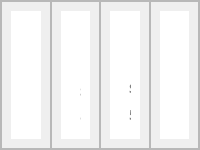
               <widget class="QFrame" name="frame_88">
                <property name="minimumSize">
                 <size>
                  <width>0</width>
                  <height>150</height>
                 </size>
                </property>
                <property name="maximumSize">
                 <size>
                  <width>16777215</width>
                  <height>150</height>
                 </size>
                </property>
                <property name="frameShape">
                 <enum>QFrame::StyledPanel</enum>
                </property>
                <property name="frameShadow">
                 <enum>QFrame::Raised</enum>
                </property>
                <layout class="QHBoxLayout" name="horizontalLayout_35">
                 <property name="spacing">
                  <number>0</number>
                 </property>
                 <property name="leftMargin">
                  <number>0</number>
                 </property>
                 <property name="topMargin">
                  <number>0</number>
                 </property>
                 <property name="rightMargin">
                  <number>0</number>
                 </property>
                 <property name="bottomMargin">
                  <number>0</number>
                 </property>
                 <item>
                  <widget class="QFrame" name="frame_89">
                   <property name="frameShape">
                    <enum>QFrame::StyledPanel</enum>
                   </property>
                   <property name="frameShadow">
                    <enum>QFrame::Raised</enum>
                   </property>
                   <layout class="QGridLayout" name="gridLayout_16">
                    <item row="0" column="0">
                     <widget class="QFrame" name="frame_90">
                      <property name="maximumSize">
                       <size>
                        <width>150</width>
                        <height>16777215</height>
                       </size>
                      </property>
                      <property name="styleSheet">
                       <string notr="true">border-radius:20px;
background-color: rgb(255, 255, 255);</string>
                      </property>
                      <property name="frameShape">
                       <enum>QFrame::StyledPanel</enum>
                      </property>
                      <property name="frameShadow">
                       <enum>QFrame::Raised</enum>
                      </property>
                      <layout class="QVBoxLayout" name="verticalLayout_35">
                       <item>
                        <widget class="QFrame" name="frame_91">
                         <property name="font">
                          <font>
                           <weight>50</weight>
                           <bold>false</bold>
                          </font>
                         </property>
                         <property name="styleSheet">
                          <string notr="true"/>
                         </property>
                         <property name="frameShape">
                          <enum>QFrame::StyledPanel</enum>
                         </property>
                         <property name="frameShadow">
                          <enum>QFrame::Raised</enum>
                         </property>
                         <widget class="QLabel" name="lblAdminTotalProduct_3">
                          <property name="geometry">
                           <rect>
                            <x>19</x>
                            <y>83</y>
                            <width>24</width>
                            <height>18</height>
                           </rect>
                          </property>
                          <property name="font">
                           <font>
                            <family>Century Gothic</family>
                            <pointsize>11</pointsize>
                            <weight>75</weight>
                            <bold>true</bold>
                           </font>
                          </property>
                          <property name="styleSheet">
                           <string notr="true">color: grey;</string>
                          </property>
                          <property name="text">
                           <string>542</string>
                          </property>
                          <property name="alignment">
                           <set>Qt::AlignLeading|Qt::AlignLeft|Qt::AlignTop</set>
                          </property>
                         </widget>
                         <widget class="QLabel" name="label_5">
                          <property name="geometry">
                           <rect>
                            <x>19</x>
                            <y>59</y>
                            <width>111</width>
                            <height>18</height>
                           </rect>
                          </property>
                          <property name="font">
                           <font>
                            <family>Century Gothic</family>
                            <pointsize>10</pointsize>
                            <weight>75</weight>
                            <bold>true</bold>
                           </font>
                          </property>
                          <property name="styleSheet">
                           <string notr="true">color: grey;</string>
                          </property>
                          <property name="text">
                           <string>Total Employees</string>
                          </property>
                          <property name="alignment">
                           <set>Qt::AlignBottom|Qt::AlignLeading|Qt::AlignLeft</set>
                          </property>
                         </widget>
                         <widget class="QLabel" name="lblPICTotalProduct_3">
                          <property name="geometry">
                           <rect>
                            <x>40</x>
                            <y>0</y>
                            <width>50</width>
                            <height>50</height>
                           </rect>
                          </property>
                          <property name="minimumSize">
                           <size>
                            <width>50</width>
                            <height>50</height>
                           </size>
                          </property>
                          <property name="maximumSize">
                           <size>
                            <width>50</width>
                            <height>50</height>
                           </size>
                          </property>
                          <property name="styleSheet">
                           <string notr="true"/>
                          </property>
                          <property name="text">
                           <string/>
                          </property>
                          <property name="pixmap">
                           <pixmap>:/Icons/Icons/icons8-member-50 - Copy.png</pixmap>
                          </property>
                         </widget>
                        </widget>
                       </item>
                      </layout>
                     </widget>
                    </item>
                   </layout>
                  </widget>
                 </item>
                 <item>
                  <widget class="QFrame" name="frame_92">
                   <property name="frameShape">
                    <enum>QFrame::StyledPanel</enum>
                   </property>
                   <property name="frameShadow">
                    <enum>QFrame::Raised</enum>
                   </property>
                   <layout class="QGridLayout" name="gridLayout_17">
                    <item row="0" column="0">
                     <widget class="QFrame" name="frame_93">
                      <property name="maximumSize">
                       <size>
                        <width>150</width>
                        <height>16777215</height>
                       </size>
                      </property>
                      <property name="styleSheet">
                       <string notr="true">border-radius:20px;
background-color: rgb(255, 255, 255);</string>
                      </property>
                      <property name="frameShape">
                       <enum>QFrame::StyledPanel</enum>
                      </property>
                      <property name="frameShadow">
                       <enum>QFrame::Raised</enum>
                      </property>
                      <layout class="QVBoxLayout" name="verticalLayout_36">
                       <property name="leftMargin">
                        <number>0</number>
                       </property>
                       <item>
                        <widget class="QFrame" name="frame_94">
                         <property name="font">
                          <font>
                           <weight>50</weight>
                           <bold>false</bold>
                          </font>
                         </property>
                         <property name="styleSheet">
                          <string notr="true"/>
                         </property>
                         <property name="frameShape">
                          <enum>QFrame::StyledPanel</enum>
                         </property>
                         <property name="frameShadow">
                          <enum>QFrame::Raised</enum>
                         </property>
                         <widget class="QLabel" name="lblAdminTotalSale_3">
                          <property name="geometry">
                           <rect>
                            <x>19</x>
                            <y>83</y>
                            <width>24</width>
                            <height>18</height>
                           </rect>
                          </property>
                          <property name="font">
                           <font>
                            <family>Century Gothic</family>
                            <pointsize>11</pointsize>
                            <weight>75</weight>
                            <bold>true</bold>
                           </font>
                          </property>
                          <property name="styleSheet">
                           <string notr="true">color: grey;</string>
                          </property>
                          <property name="text">
                           <string>542</string>
                          </property>
                          <property name="alignment">
                           <set>Qt::AlignLeading|Qt::AlignLeft|Qt::AlignTop</set>
                          </property>
                         </widget>
                         <widget class="QLabel" name="label_9">
                          <property name="geometry">
                           <rect>
                            <x>19</x>
                            <y>59</y>
                            <width>94</width>
                            <height>21</height>
                           </rect>
                          </property>
                          <property name="font">
                           <font>
                            <family>Century Gothic</family>
                            <pointsize>10</pointsize>
                            <weight>75</weight>
                            <bold>true</bold>
                           </font>
                          </property>
                          <property name="styleSheet">
                           <string notr="true">color: grey;</string>
                          </property>
                          <property name="text">
                           <string>Shopkeeper</string>
                          </property>
                          <property name="alignment">
                           <set>Qt::AlignBottom|Qt::AlignLeading|Qt::AlignLeft</set>
                          </property>
                         </widget>
                         <widget class="QLabel" name="lblPICTotalSale_3">
                          <property name="geometry">
                           <rect>
                            <x>40</x>
                            <y>0</y>
                            <width>60</width>
                            <height>55</height>
                           </rect>
                          </property>
                          <property name="minimumSize">
                           <size>
                            <width>60</width>
                            <height>55</height>
                           </size>
                          </property>
                          <property name="maximumSize">
                           <size>
                            <width>50</width>
                            <height>50</height>
                           </size>
                          </property>
                          <property name="styleSheet">
                           <string notr="true"/>
                          </property>
                          <property name="text">
                           <string/>
                          </property>
                          <property name="pixmap">
                           <pixmap>:/Icons/Icons/Man.png</pixmap>
                          </property>
                          <property name="scaledContents">
                           <bool>true</bool>
                          </property>
                         </widget>
                        </widget>
                       </item>
                      </layout>
                     </widget>
                    </item>
                   </layout>
                  </widget>
                 </item>
                 <item>
                  <widget class="QFrame" name="frame_95">
                   <property name="frameShape">
                    <enum>QFrame::StyledPanel</enum>
                   </property>
                   <property name="frameShadow">
                    <enum>QFrame::Raised</enum>
                   </property>
                   <layout class="QGridLayout" name="gridLayout_18">
                    <item row="0" column="0">
                     <widget class="QFrame" name="frame_96">
                      <property name="maximumSize">
                       <size>
                        <width>150</width>
                        <height>16777215</height>
                       </size>
                      </property>
                      <property name="styleSheet">
                       <string notr="true">border-radius:20px;
background-color: rgb(255, 255, 255);</string>
                      </property>
                      <property name="frameShape">
                       <enum>QFrame::StyledPanel</enum>
                      </property>
                      <property name="frameShadow">
                       <enum>QFrame::Raised</enum>
                      </property>
                      <layout class="QVBoxLayout" name="verticalLayout_37">
                       <property name="leftMargin">
                        <number>0</number>
                       </property>
                       <item>
                        <widget class="QFrame" name="frame_97">
                         <property name="font">
                          <font>
                           <weight>50</weight>
                           <bold>false</bold>
                          </font>
                         </property>
                         <property name="styleSheet">
                          <string notr="true"/>
                         </property>
                         <property name="frameShape">
                          <enum>QFrame::StyledPanel</enum>
                         </property>
                         <property name="frameShadow">
                          <enum>QFrame::Raised</enum>
                         </property>
                         <widget class="QLabel" name="lblAdminTotalProfit_3">
                          <property name="geometry">
                           <rect>
                            <x>19</x>
                            <y>83</y>
                            <width>91</width>
                            <height>18</height>
                           </rect>
                          </property>
                          <property name="font">
                           <font>
                            <family>Century Gothic</family>
                            <pointsize>11</pointsize>
                            <weight>75</weight>
                            <bold>true</bold>
                           </font>
                          </property>
                          <property name="styleSheet">
                           <string notr="true">color: grey;</string>
                          </property>
                          <property name="text">
                           <string>5422313</string>
                          </property>
                          <property name="alignment">
                           <set>Qt::AlignLeading|Qt::AlignLeft|Qt::AlignTop</set>
                          </property>
                         </widget>
                         <widget class="QLabel" name="label_14">
                          <property name="geometry">
                           <rect>
                            <x>19</x>
                            <y>59</y>
                            <width>94</width>
                            <height>18</height>
                           </rect>
                          </property>
                          <property name="font">
                           <font>
                            <family>Century Gothic</family>
                            <pointsize>10</pointsize>
                            <weight>75</weight>
                            <bold>true</bold>
                           </font>
                          </property>
                          <property name="styleSheet">
                           <string notr="true">color: grey;</string>
                          </property>
                          <property name="text">
                           <string>Salaries</string>
                          </property>
                          <property name="alignment">
                           <set>Qt::AlignBottom|Qt::AlignLeading|Qt::AlignLeft</set>
                          </property>
                         </widget>
                         <widget class="QLabel" name="lblPICTotalProfit_3">
                          <property name="geometry">
                           <rect>
                            <x>40</x>
                            <y>0</y>
                            <width>50</width>
                            <height>50</height>
                           </rect>
                          </property>
                          <property name="minimumSize">
                           <size>
                            <width>50</width>
                            <height>50</height>
                           </size>
                          </property>
                          <property name="maximumSize">
                           <size>
                            <width>50</width>
                            <height>50</height>
                           </size>
                          </property>
                          <property name="styleSheet">
                           <string notr="true"/>
                          </property>
                          <property name="text">
                           <string/>
                          </property>
                          <property name="pixmap">
                           <pixmap>:/Icons/Icons/Money.png</pixmap>
                          </property>
                          <property name="scaledContents">
                           <bool>true</bool>
                          </property>
                         </widget>
                        </widget>
                       </item>
                      </layout>
                     </widget>
                    </item>
                   </layout>
                  </widget>
                 </item>
                 <item>
                  <widget class="QFrame" name="frame_98">
                   <property name="frameShape">
                    <enum>QFrame::StyledPanel</enum>
                   </property>
                   <property name="frameShadow">
                    <enum>QFrame::Raised</enum>
                   </property>
                   <layout class="QGridLayout" name="gridLayout_19">
                    <item row="0" column="0">
                     <widget class="QFrame" name="frame_99">
                      <property name="maximumSize">
                       <size>
                        <width>150</width>
                        <height>16777215</height>
                       </size>
                      </property>
                      <property name="styleSheet">
                       <string notr="true">border-radius:20px;
background-color: rgb(255, 255, 255);</string>
                      </property>
                      <property name="frameShape">
                       <enum>QFrame::StyledPanel</enum>
                      </property>
                      <property name="frameShadow">
                       <enum>QFrame::Raised</enum>
                      </property>
                      <layout class="QVBoxLayout" name="verticalLayout_38">
                       <item>
                        <widget class="QFrame" name="frame_100">
                         <property name="font">
                          <font>
                           <weight>50</weight>
                           <bold>false</bold>
                          </font>
                         </property>
                         <property name="styleSheet">
                          <string notr="true"/>
                         </property>
                         <property name="frameShape">
                          <enum>QFrame::StyledPanel</enum>
                         </property>
                         <property name="frameShadow">
                          <enum>QFrame::Raised</enum>
                         </property>
                         <widget class="QLabel" name="lblAdminTotalRevenue_3">
                          <property name="geometry">
                           <rect>
                            <x>19</x>
                            <y>83</y>
                            <width>91</width>
                            <height>18</height>
                           </rect>
                          </property>
                          <property name="font">
                           <font>
                            <pointsize>11</pointsize>
                            <weight>75</weight>
                            <bold>true</bold>
                           </font>
                          </property>
                          <property name="styleSheet">
                           <string notr="true">color: grey;</string>
                          </property>
                          <property name="text">
                           <string>54223123</string>
                          </property>
                          <property name="alignment">
                           <set>Qt::AlignLeading|Qt::AlignLeft|Qt::AlignTop</set>
                          </property>
                         </widget>
                         <widget class="QLabel" name="label_19">
                          <property name="geometry">
                           <rect>
                            <x>19</x>
                            <y>59</y>
                            <width>94</width>
                            <height>18</height>
                           </rect>
                          </property>
                          <property name="font">
                           <font>
                            <family>Century Gothic</family>
                            <pointsize>10</pointsize>
                            <weight>75</weight>
                            <bold>true</bold>
                           </font>
                          </property>
                          <property name="styleSheet">
                           <string notr="true">color: grey;</string>
                          </property>
                          <property name="text">
                           <string>Vehicles</string>
                          </property>
                          <property name="alignment">
                           <set>Qt::AlignBottom|Qt::AlignLeading|Qt::AlignLeft</set>
                          </property>
                         </widget>
                         <widget class="QLabel" name="lblPICTotalRevenue_3">
                          <property name="geometry">
                           <rect>
                            <x>40</x>
                            <y>0</y>
                            <width>50</width>
                            <height>50</height>
                           </rect>
                          </property>
                          <property name="minimumSize">
                           <size>
                            <width>50</width>
                            <height>50</height>
                           </size>
                          </property>
                          <property name="maximumSize">
                           <size>
                            <width>50</width>
                            <height>50</height>
                           </size>
                          </property>
                          <property name="styleSheet">
                           <string notr="true"/>
                          </property>
                          <property name="text">
                           <string/>
                          </property>
                          <property name="pixmap">
                           <pixmap>:/Icons/Icons/Car.png</pixmap>
                          </property>
                         </widget>
                        </widget>
                       </item>
                      </layout>
                     </widget>
                    </item>
                   </layout>
                  </widget>
                 </item>
                </layout>
               </widget>
